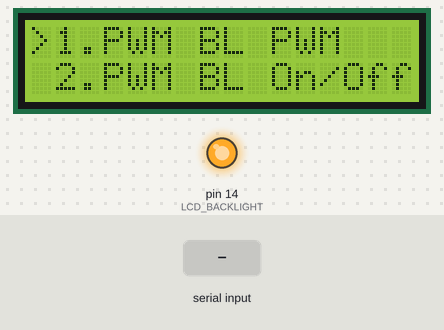
Bench run of a sketch on a simulated Arduino Uno, built with avr-gcc and run on an emulated ATmega328P. Parts: 16×2 character LCD, output pins drawn as LEDs (lit = HIGH). Wiring (inferred from the names in the program): character LCD (HD44780): RS pin 3; R/W pin 4; E pin 5; data pin 6, pin 7, pin 8, pin 9, pin 10, pin 11, pin 12, pin 13. The inputs (shaded band) are chosen by the test bench. Pins used as bus, display or sensor lines are not drawn; what the sketch prints to the serial monitor is not drawn.

Above: at 1.2 s.
1.3 s: "s" received over Serial
At 2.1 s:
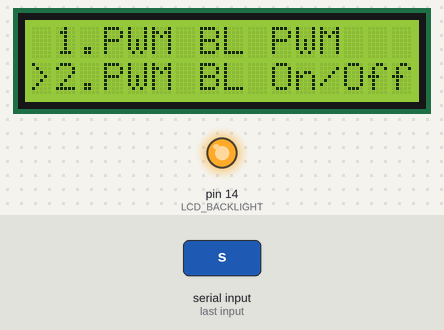
2.8 s: "s" received over Serial
At 3.4 s:
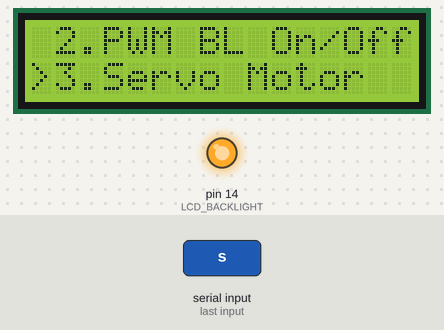
4.3 s: "w" received over Serial
At 5.5 s:
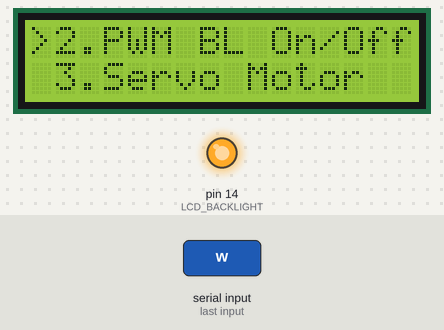
5.8 s: byte 32 (' ') received over Serial
At 6.7 s:
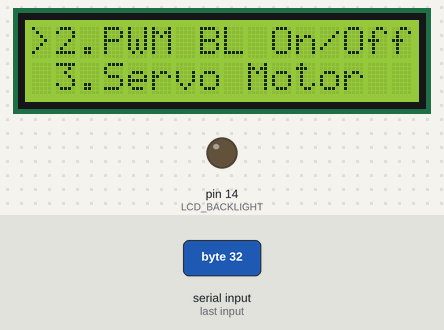
Timing chart, 0 to 8.3 s (numbered marks = the images above; inputs shaded):
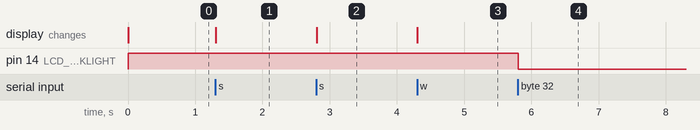

The sketch:

LCD_0506.ino
```cpp
#include<stdarg.h>

#define LCD_BACKLIGHT 14

#define RS 3
#define RW 4
#define E 5
#define DB0 6
#define DB1 7
#define DB2 8
#define DB3 9
#define DB4 10
#define DB5 11
#define DB6 12
#define DB7 13

char buf[50];

int count = 0;
enum charLCD_LINE {
  LINE_1 = 1,
  LINE_2,
  LINE_3,
  LINE_4
};
enum {
  DISABLE = 0,
  ENABLE
};
char *lcd_menu[] = {
  ">1.PWM BL PWM   ",
  " 2.PWM BL On/Off",
  " 3.Servo Motor  ",
  " 4.ADC          "
};
char toggle_flag_line1 = 0;
char toggle_flag_line2 = 0;
char backlight_pwm_enable = 0;
void setup() {
  // put your setup code here, to run once:
  Serial.begin(9600);

  pinMode(LCD_BACKLIGHT, OUTPUT);
  digitalWrite(LCD_BACKLIGHT, HIGH);
  for (int i = 0; i < 11; i++) {
    pinMode(RS + i, OUTPUT);
  }
  digitalWrite(RS, HIGH);
  digitalWrite(RW, LOW);
  //-----------------------------------
  charLCD_inst_8(0x30);
  charLCD_inst_8(0x30);
  charLCD_inst_8(0x30);
  charLCD_inst_8(0x38);
  charLCD_inst_8(0x06);
  charLCD_inst_8(0x0C);
  charLCD_inst_8(0x80);
  charLCD_inst_8(0x01);
  delay(2);


  //----------------------------------
  // charLCD_string_8("hello world");

  //charLCD_inst_8(0xC0);

  cursor_set(LINE_1, 0);
  printf_LCD("%s", lcd_menu[0]);
  cursor_set(LINE_2, 0);
  printf_LCD("%s", lcd_menu[1]);
}

char line_pos = LINE_1;
char menu_pos = LINE_1;
char enter_pos = LINE_1;
unsigned long pre_micros = 0;
unsigned long cur_micros = 0;
unsigned long pre_millis = 0;
unsigned long cur_millis = 0;
int pwm_count = 0;
int pwm_duty = 1;
void loop() {
  cur_micros = micros();
  cur_millis = millis();
  if (backlight_pwm_enable == 1) {
    if (cur_micros - pre_micros > 100)
    {
      pre_micros = cur_micros;

      pwm_count++;
      if (pwm_count == 100) {
        digitalWrite(LCD_BACKLIGHT, HIGH);
        pwm_count = 0;
      }
      else if (pwm_count == pwm_duty) {
        digitalWrite(LCD_BACKLIGHT, LOW);
      }
    }
    if (cur_millis - pre_millis > 50) {
      pre_millis = cur_millis;
      pwm_duty++;
      if (pwm_duty == 99) {
        pwm_duty = 1;
      }
    }
  }
// ==============B/L 켜기==================
  if (Serial.available()) {
    char in_key = Serial.read();
    if (in_key == 'w')
    {
      if (line_pos == LINE_2) {
        line_pos = LINE_1;
        cursor_set(LINE_2, 0);
        printf_LCD(" ");
        cursor_set(LINE_1, 0);
        printf_LCD(">");
      }
      else {
        menu_pos--;
        if (menu_pos > 0) {
          for (int i = 0; i < 2; i++) {
            cursor_set(LINE_1 + i, 0);
            printf_LCD("%s", lcd_menu[(menu_pos - 1) + i]);
          }
        }
        else {
          menu_pos = 1;
        }
      }
      cursor_set(LINE_1, 0);
      printf_LCD(">");
      //Serial.println("UP");
    }
    else if (in_key == 's')
    {
      if (line_pos == LINE_1) {
        line_pos = LINE_2;
        cursor_set(LINE_1, 0);
        printf_LCD(" ");
        cursor_set(LINE_2, 0);
        printf_LCD(">");
      }
      else
      {
        menu_pos++;
        if (menu_pos < 4) {
          for (int i = 0; i < 2; i++) {
            cursor_set(LINE_1 + i, 0);
            printf_LCD("%s", lcd_menu[(menu_pos - 1) + i]);
          }
          cursor_set(LINE_2, 0);
          printf_LCD(">");
        }
        else {
          menu_pos = 3;
        }
      }
      //      Serial.println("DOWN");
    }
    else if (in_key == ' ') {
      enter_pos = line_pos + menu_pos - 1;

      if (enter_pos == LINE_1) {
        if (toggle_flag_line1 == 0) {
          toggle_flag_line1 = 1;
          backlight_pwm_enable = 1;
        }
        else
        {
          toggle_flag_line1 = 0;
          backlight_pwm_enable = 0;
        }
          Serial.println("1");
      }
      else if (enter_pos == LINE_2) {
         if (enter_pos == LINE_2) {
        if (toggle_flag_line2 == 0) {
          toggle_flag_line2 = 1;
          backlight_pwm_enable = DISABLE;
          digitalWrite(LCD_BACKLIGHT,LOW);
        }
        else
        {
          toggle_flag_line2 = 0;
          backlight_pwm_enable = DISABLE;
          digitalWrite(LCD_BACKLIGHT,HIGH);
        }
        Serial.println("2");
      }
      }
      else if (enter_pos == LINE_3) {
        Serial.println("3");
      }
      else if (enter_pos == LINE_4) {
        Serial.println("4");
      }
    }

    // delay(2);
  }
  // put your main code here, to run repeatedly
  //
  //  printf_LCD("count = %d", count++);
  //  //  sprintf(buf,"count : %d",count++);
  //  //  charLCD_string_8(buf);
  //  delay(1000);
}

void cursor_set(char line, char column) {
  if (line == LINE_1) {
    charLCD_inst_8(0x80 | column);
  }
  else if (line == LINE_2) {
    charLCD_inst_8(0xC0 | column);
  }
}
void charLCD_inst_8(unsigned char inst) {
  //Inst : 0x30
  digitalWrite(RS, LOW);

  for (int i = 0; i < 8; i++) {
    if (inst & 0x01 << i ) {
      digitalWrite(DB0 + i, HIGH);
    }
    else {
      digitalWrite(DB0 + i, LOW);
    }
  }
  digitalWrite(E, HIGH);
  digitalWrite(E, LOW);
  digitalWrite(RS, HIGH);

  delayMicroseconds(50);
}

void charLCD_data_8(unsigned char data) {
  //Inst : 0x30

  for (int i = 0; i < 8; i++) {
    if (data & 0x01 << i ) {
      digitalWrite(DB0 + i, HIGH);
    }
    else {
      digitalWrite(DB0 + i, LOW);
    }
  }
  digitalWrite(E, HIGH);
  digitalWrite(E, LOW);


  delayMicroseconds(50);
}

void charLCD_string_8(char *str) {
  for (int i = 0; i < strlen(str); i++) {
    charLCD_data_8(*(str + i));
    //    charLCD_data_8(str[i]);
  }
}
void printf_LCD(char *format, ...)
{
  char buf[512];
  va_list arglist;

  va_start(arglist, format);
  vsprintf(buf, format, arglist);
  va_end(arglist);
  charLCD_string_8(buf);

}
```

Measured:
- after the input at 1.3 s, the display: changes at once (image 1)
- after the input at 2.8 s, the display: changes at once (image 2)
- after the input at 4.3 s, the display: changes at once (image 3)
- after the input at 5.8 s, pin 14 (LCD_BACKLIGHT): HIGH → LOW at once
